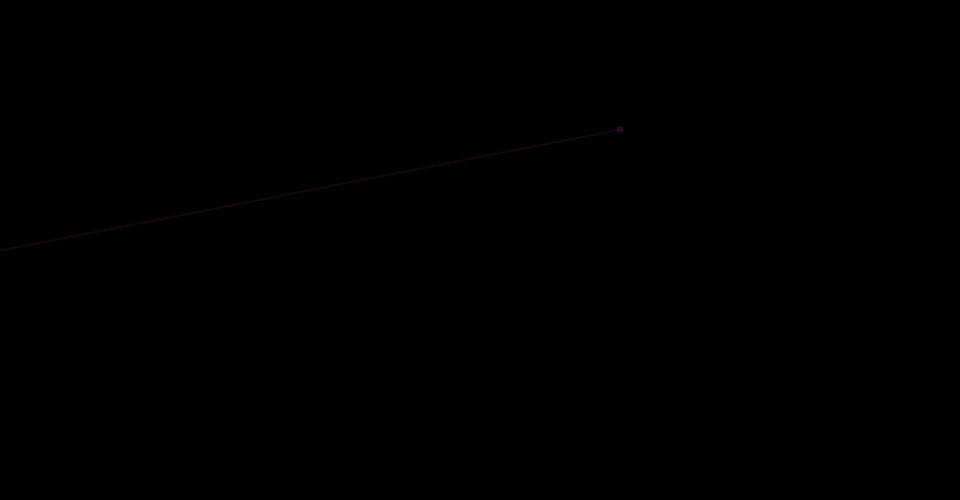
Frame 1 (no input)
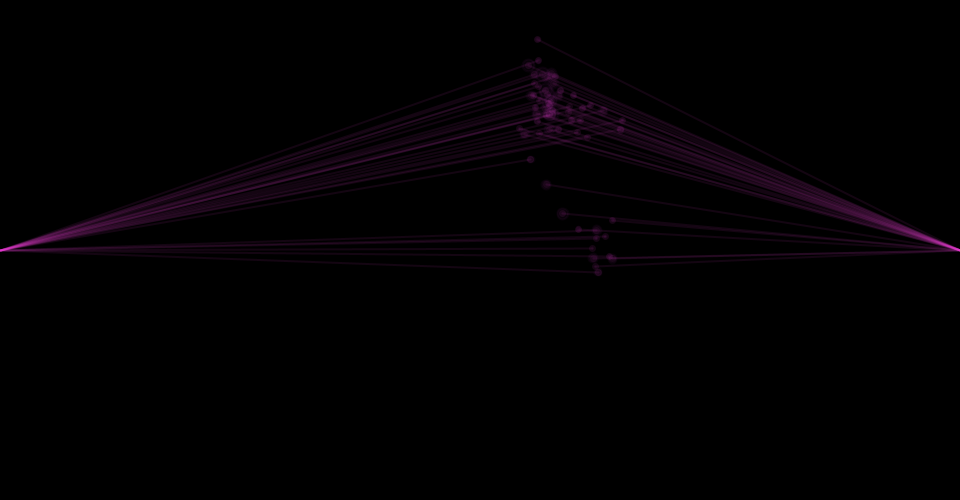
Frame 60 (the mouse pressed at the canvas centre just before this capture)
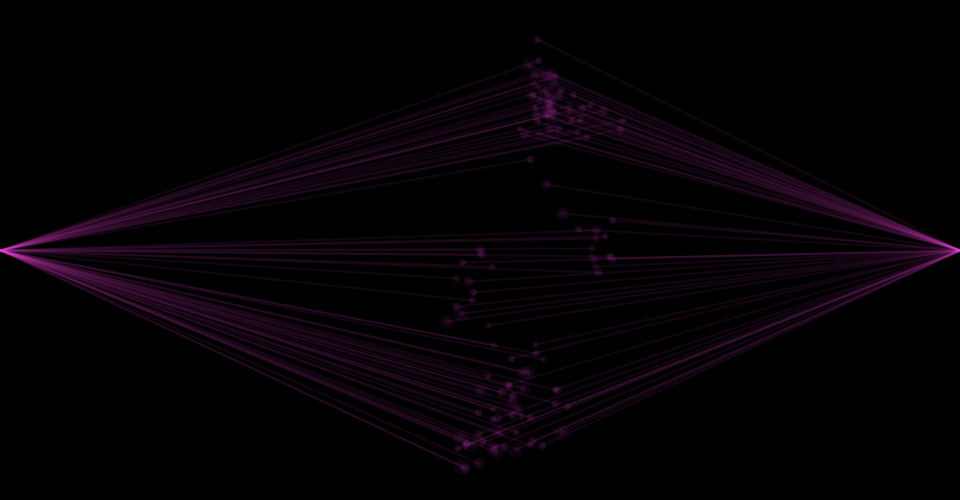
Frame 120 (the mouse held since frame 60 and released just before this capture)

The Processing sketch that drew these frames (run headless with seeded random() and noise(); from frame 60 on, the mouse is pressed at the canvas centre):

// Processing sketch: processing_68756
// ── processing_68756.pde

// hw 3
// e-mail: psalim@andrew.cmu.edu
// Peter Teguh Salim
// Copyright: Â© Peter Teguh Salim August 2012  Pittsburgh, PA 15213  All Rights Reserved

float x, y, diam; // bubble variables
float r, g, b, a; // fill variables
float xAdd, yAdd, reachX, reachY; // other variables

void setup(){
  size(960,500);
  background(0);
  smooth();
  
  x = random(width);
  y = random(height);
  r = random(255);
  g = random(255);
  b = random(255);
  a = random(1,30);
  
  // frameRate(28); // control the frame rate
  
  println(" z = start, x = stop, r = change color, m (hold) = bubbles follow them mouse, t = restart(black), left-click mouse = restart(white)");
}

void draw(){
  
  // x = mouseX + xAdd; // turn these on if you want the bubbles to follow the mouse
  // y = mouseY + yAdd;
  
  /* noStroke();
  fill(0,1);
  rect(0,0,width,height);  */ // turn this on to create a fade away effect
  
  diam = random(14); // buffer of bubble size
  
  xAdd = random(-20,20); // buffer of random movements
  yAdd = random(-30,30);
  
  reachX = random(1);
  reachX = round(reachX);
  reachX = width * reachX;
  
  /*reachY = random(1);
  reachY = round(reachY);
  reachY = height * reachY;*/ // turn this on to make the lines go to all 4 corners
  
  reachY = height/2; // turn this on for two point perspectivel lines
  
  //noStroke();
  fill(r,g,b,a); 
  //noFill();
  stroke(r,g,b,a);
  strokeWeight(2);
  ellipseMode(CENTER);
  ellipse(x%width, y%height, diam, diam);
  
  stroke(r,g,b,21);
  line(x%width, y%height, reachX, reachY);
  
  strokeWeight(7);
  point(x,y);
  
  y = y + yAdd;
  x = x + xAdd;
  
  // println(frameRate);
}

void keyPressed(){
  if (key == 'r'){
    r = random(100,255); // randomize the colors
    g = random(100,255); // comment out one of the r,g,b to target a specific hue family
    b = random(100,255); 
    a = random(1,30);  
  }else if (key == 'z'){  
    noLoop();
  }else if (key == 'x'){
    loop();
  }else if (key == 't'){
    background(0); // to restart the window
    x = random(width); // to restart positions
    y = random(height);
  }else if (key == 'y'){
    fill(255);
    noStroke();
    rect(0,0,width,height); // helps clean the screen from the traces
  }
}

void mousePressed(){
  if (mousePressed == true){
    x = mouseX;
    y = mouseY;
  }
}
  
